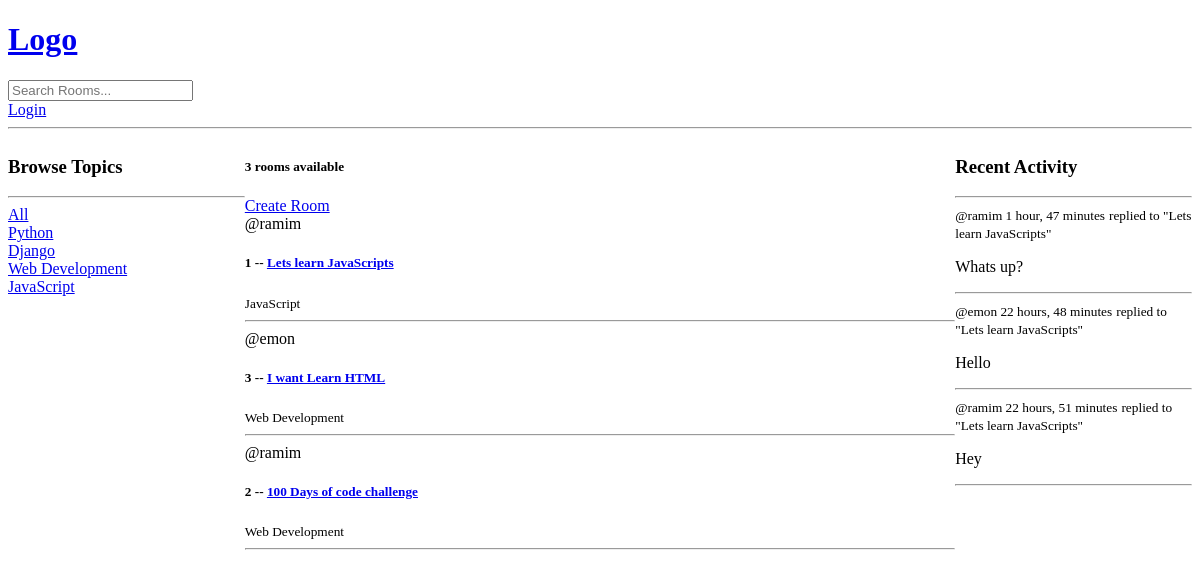
Before: / with the older database file.
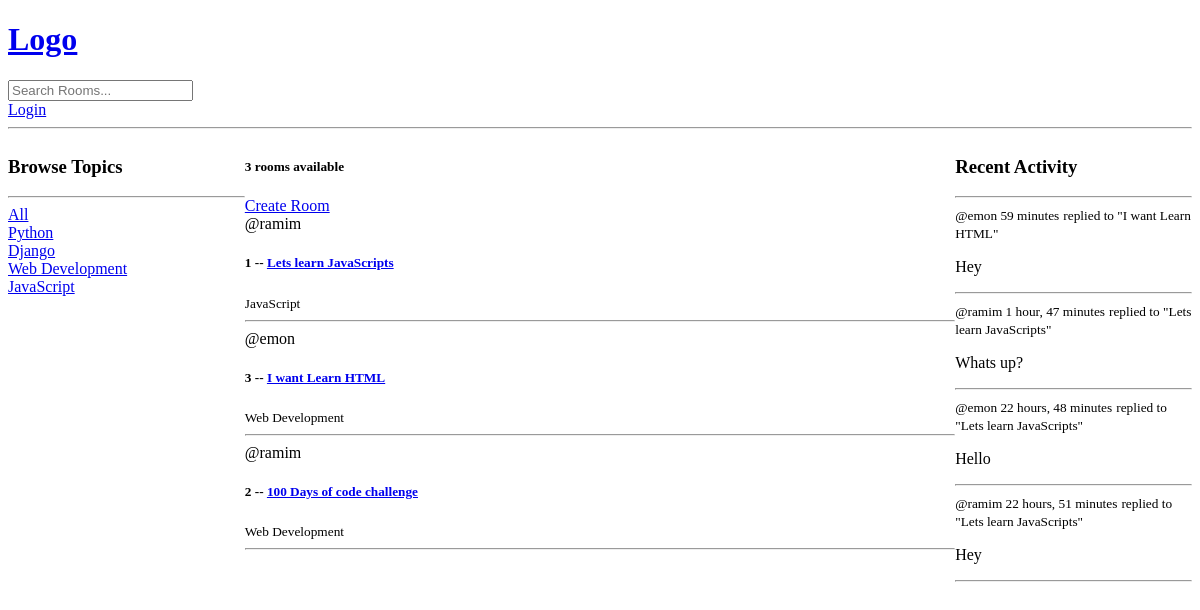
After: the same page with the newer database file.
### base/models.py (models this page shows, shortened)
class Topic(models.Model):
  name = models.CharField(max_length=200)

class Room(models.Model):
  host = models.ForeignKey(User, on_delete=models.SET_NULL, null=True)
  topic = models.ForeignKey(Topic, on_delete=models.SET_NULL, null=True)#if the topic parent class is deleted the room child model is not deleted null = True allowed in the database
  name = models.CharField(max_length=200)
  description = models.TextField(null=True, blank=True) #it can be blank by null=True, blank=True means the submitted form can also be true
  participants = models.ManyToManyField(User, related_name='participants', blank=True)
  updated = models.DateTimeField(auto_now=True) #takes the time when every time the save method is called
  created = models.DateTimeField(auto_now_add=True) #only take the time when we first save or create this instance(initial time)
  class Meta:
    ordering = ['-updated', '-created']
  def __str__(self):
    return self.name #it will return the name of the class in the admin panel

class Message(models.Model):
    user = models.ForeignKey(User, on_delete=models.CASCADE) #the User model is defined in default
    room = models.ForeignKey(Room, on_delete=models.CASCADE)#(parent name(Room) many to one relationship, value when the parent model(Room) is deleted the child model(Message) is also deleted)
    body = models.TextField()
    update = models.DateTimeField(auto_now=True)
    created = models.DateTimeField(auto_now_add=True)
    class Meta:
        ordering = ['-created']
    def __str__(self):
      return self.body[0:50]

### base/views.py (the view)
# urls.py: path('', views.home, name="home"),
def home(request):
  q = request.GET.get('q') if request.GET.get('q') != None else ''
  rooms = Room.objects.filter(
    Q(topic__name__icontains=q) |
    Q(name__icontains=q) |
    Q(description__icontains=q)
  )
  topics = Topic.objects.all()
  room_count=rooms.count()
  room_messages = Message.objects.filter(Q(room__topic__name__icontains=q))
  context = {'rooms':rooms, 'topics':topics, 'room_count':room_count, 'room_messages':room_messages}
  return render(request, 'base/home.html', context)

### base/templates/base/home.html (shortened to what this page needs)
{% extends 'main.html' %}
{% block content %}
<div class="home-container">
  <div>{% include 'base/topic_component.html' %}</div>
  <div>
    <h5>{{room_count}} rooms available</h5>
    <a href="{% url 'create-room' %}">Create Room</a>
    {% include 'base/feed_component.html' %}
  </div>
  <div>
    {% include 'base/activity_component.html' %}
  </div>
</div>
{% endblock content %}

### templates/main.html (shortened to what this page needs)
<!DOCTYPE html>
<html lang="en">
<head>
</head>
<body>
  {% include 'navbar.html' %}
  {% block content %}{% endblock %}
</body>
</html>

### templates/navbar.html
<a href="/">
  <h1>Logo</h1>
</a>
<form action="{% url 'home' %}" method="GET">
  <input type="text" name="q"  placeholder="Search Rooms..."/>
</form>
{% if request.user.is_authenticated %}
<p>Hello {{request.user}}</p>
<a href="{% url 'logout' %}">Logout</a>
{% else %}
<a href="{% url 'login' %}">Login</a>
{% endif %}
<hr>

### base/templates/base/topic_component.html
<h3>Browse Topics</h3>
<hr>
<div>
  <a href="{% url 'home' %}">All</a>
</div>
{% for topic in topics %}
  <div>
    <a href="{% url 'home' %}?q={{topic.name}}">{{topic.name}}</a>
  </div>
{% endfor %}

### base/templates/base/feed_component.html (shortened to what this page needs)
<div>
  {% for room in rooms %}
    <div>
      <span>@{{room.host.username}}</span>
      <h5>{{room.id}} -- <a href="{% url 'room' room.id %}">{{room.name}}</a></h5>
      <small>{{room.topic.name}}</small>
      <hr>
    </div>
  {% endfor %}
</div>

### base/templates/base/activity_component.html (shortened to what this page needs)
<h3>Recent Activity</h3>
<hr>
{% for message in room_messages %}
  <div>
    <small>@{{ message.user }} {{ message.created|timesince }}</small>
    <small>replied to "{{ message.room }}"</small>
    <p>{{ message }}</p>
    <hr>
  </div>
{% endfor %}

### base/templates/base/home.html (style rules this page uses)
.home-container { display: grid; grid-template-columns: 1fr 3fr 1fr; }

Changed rows visible on the page:
added Message: user "emon", created "59 minutes", room "I want Learn HTML", body "Hey"
